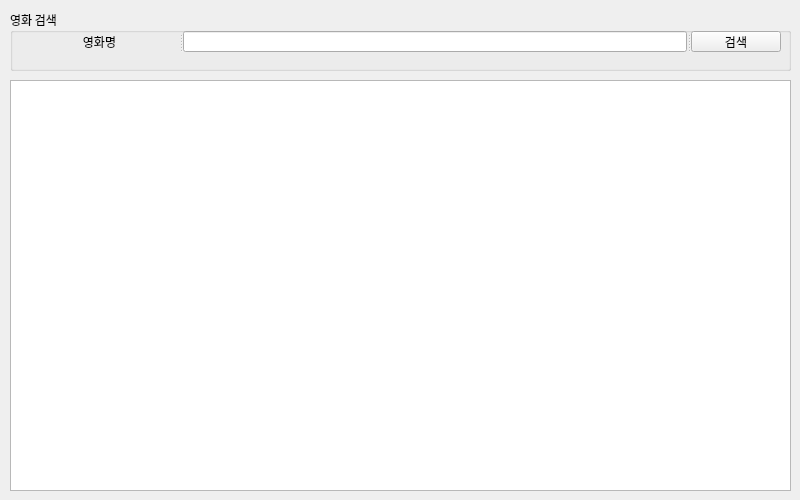
<?xml version="1.0" encoding="UTF-8"?>
<ui version="4.0">
 <class>Form</class>
 <widget class="QWidget" name="Form">
  <property name="geometry">
   <rect>
    <x>0</x>
    <y>0</y>
    <width>800</width>
    <height>500</height>
   </rect>
  </property>
  <property name="sizePolicy">
   <sizepolicy hsizetype="Fixed" vsizetype="Fixed">
    <horstretch>0</horstretch>
    <verstretch>0</verstretch>
   </sizepolicy>
  </property>
  <property name="minimumSize">
   <size>
    <width>800</width>
    <height>500</height>
   </size>
  </property>
  <property name="maximumSize">
   <size>
    <width>800</width>
    <height>500</height>
   </size>
  </property>
  <property name="font">
   <font>
    <family>나눔고딕</family>
   </font>
  </property>
  <property name="windowTitle">
   <string>네이버 API 영화검색앱</string>
  </property>
  <widget class="QWidget" name="verticalLayoutWidget">
   <property name="geometry">
    <rect>
     <x>10</x>
     <y>10</y>
     <width>781</width>
     <height>61</height>
    </rect>
   </property>
   <layout class="QVBoxLayout" name="searchLayout">
    <item>
     <widget class="QGroupBox" name="groupBox">
      <property name="title">
       <string>영화 검색</string>
      </property>
      <widget class="QSplitter" name="splitter">
       <property name="geometry">
        <rect>
         <x>10</x>
         <y>21</y>
         <width>761</width>
         <height>21</height>
        </rect>
       </property>
       <property name="orientation">
        <enum>Qt::Horizontal</enum>
       </property>
       <widget class="QLabel" name="label">
        <property name="text">
         <string>영화명</string>
        </property>
        <property name="alignment">
         <set>Qt::AlignCenter</set>
        </property>
       </widget>
       <widget class="QLineEdit" name="txtSearch">
        <property name="cursor">
         <cursorShape>IBeamCursor</cursorShape>
        </property>
       </widget>
       <widget class="QPushButton" name="btnSearch">
        <property name="maximumSize">
         <size>
          <width>90</width>
          <height>16777215</height>
         </size>
        </property>
        <property name="text">
         <string>검색</string>
        </property>
       </widget>
      </widget>
     </widget>
    </item>
   </layout>
  </widget>
  <widget class="QWidget" name="verticalLayoutWidget_2">
   <property name="geometry">
    <rect>
     <x>10</x>
     <y>80</y>
     <width>781</width>
     <height>411</height>
    </rect>
   </property>
   <layout class="QVBoxLayout" name="resultLayout">
    <item>
     <widget class="QTableWidget" name="tblResult"/>
    </item>
   </layout>
  </widget>
 </widget>
 <resources/>
 <connections/>
</ui>
